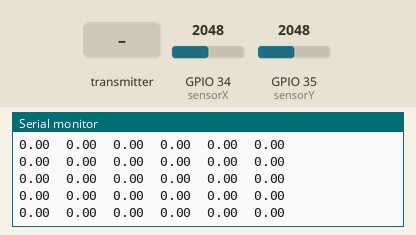
A sketch run on a simulated ESP32. Parts: the last lines printed to the serial monitor. Inputs (shaded band) come from the test bench; at power-on: GPIO 34 (sensorX) = 2048, GPIO 35 (sensorY) = 2048.

Above: at 1.2 s.
1.3 s: the transmitter starts sending vx_red = 25
At 1.32 s:
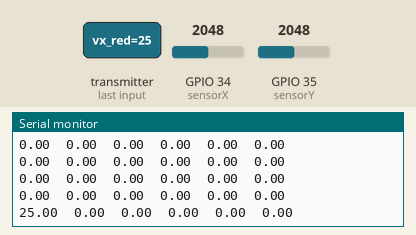
2.8 s: the transmitter starts sending vy_red = 25
At 2.83 s:
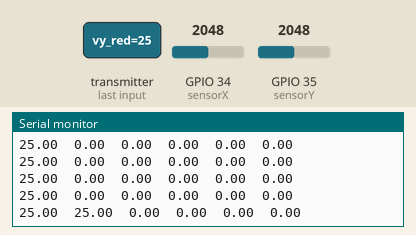
4.3 s: the transmitter starts sending vx_red = 0
At 4.34 s:
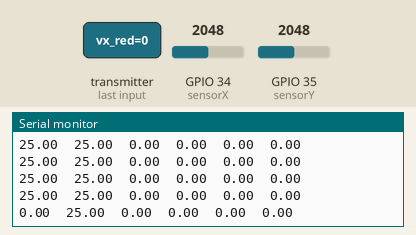
5.8 s: the transmitter starts sending vy_red = 50
At 5.85 s:
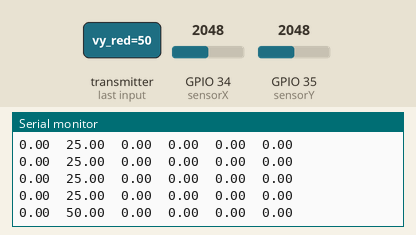
Timing chart, 0 to 8.3 s (numbered marks = the images above; inputs shaded):
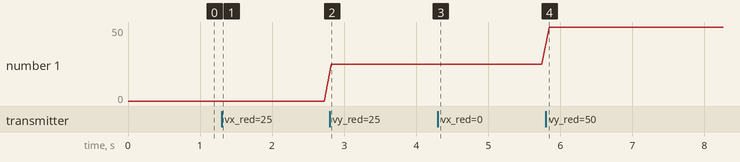

The sketch:

Transciever.ino
```cpp
#define sensorX 34
#define sensorY 35

int x = 0;
int y = 0;


// ESP NOW
#include <esp_now.h>
#include <WiFi.h>

uint8_t broadcastAddress[] = {"78:E3:6D:11:09:94"}; //


typedef struct struct_message {
  String sender = "Transciever";

  float t_vx_red;
  float t_vy_red;
  float vx_red = 0.0;
  float vy_red = 0.0;

  float t_vx_green;
  float t_vy_green;
  float vx_green = 0.0;
  float vy_green = 0.0;

  float t_vx_blue;
  float t_vy_blue;
  float vx_blue = 0.0;
  float vy_blue = 0.0;
} struct_message;

struct_message ds; // data send
struct_message dr_red; // data recieved
struct_message dr_green;
struct_message dr_blue;

esp_now_peer_info_t peerInfo;


// Callback when data is sent
void OnDataSent(const uint8_t *mac_addr, esp_now_send_status_t status) {
  // Serial.print("\r\nLast Packet Send Status:\t");
  // Serial.println(status == ESP_NOW_SEND_SUCCESS ? "Delivery Success" : "Delivery Fail");
  // if (status ==0){
  //   success = "Delivery Success :)";
  // }
  // else{
  //   success = "Delivery Fail :(";
  // }
}

// Callback when data is received
void OnDataRecv(const uint8_t * mac, const uint8_t *incomingData, int len) {
  memcpy(&dr_red, incomingData, sizeof(dr_red));
}

void setup() {
  Serial.begin(115200);

  // Set device as a Wi-Fi Station
  WiFi.mode(WIFI_STA);

  // Init ESP-NOW
  if (esp_now_init() != ESP_OK) {
    Serial.println("Error initializing ESP-NOW");
    return;
  }
  // Once ESPNow is successfully Init, we will register for Send CB to
  // get the status of Trasnmitted packet
  esp_now_register_send_cb(OnDataSent);

  // Register peer
  memcpy(peerInfo.peer_addr, broadcastAddress, 6);
  peerInfo.channel = 0;
  peerInfo.encrypt = false;

  // Add peer
  if (esp_now_add_peer(&peerInfo) != ESP_OK){
    Serial.println("Failed to add peer");
    return;
  }
  // Register for a callback function that will be called when data is received
  esp_now_register_recv_cb(OnDataRecv);
}

void loop() {
  x = analogRead(sensorX);
  y = analogRead(sensorY);

  ds.t_vx_red = (2047.5-x)/4095.0*70.0;
  ds.t_vy_red = (y-2047.5)/4095.0*70.0;

  esp_now_send(broadcastAddress, (uint8_t *) &ds, sizeof(ds));

  Serial.print(dr_red.vx_red);
  Serial.print('\t');
  Serial.print(dr_red.vy_red);
  Serial.print('\t');
  Serial.print(dr_green.vx_green);
  Serial.print('\t');
  Serial.print(dr_green.vy_green);
  Serial.print('\t');
  Serial.print(dr_blue.vx_blue);
  Serial.print('\t');
  Serial.println(dr_blue.vy_blue);
  delay(100);
}
```

Measured:
- after the input at 1.3 s, the serial monitor: prints a new line at once (image 1)
- after the input at 2.8 s, the serial monitor: prints a new line at once (image 2)
- after the input at 4.3 s, the serial monitor: prints a new line at once (image 3)
- after the input at 5.8 s, the serial monitor: prints a new line at once (image 4)
- plotted number 1: 25 → 50 after the input at 5.8 s
